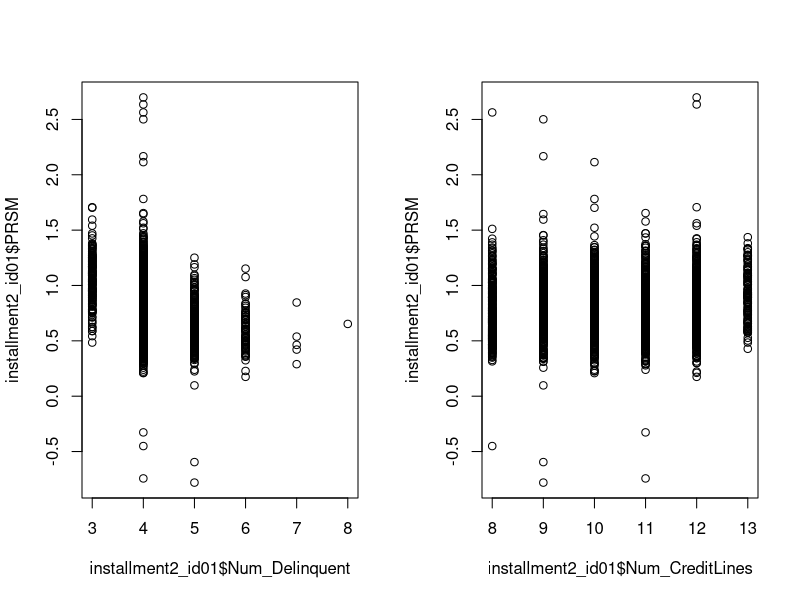
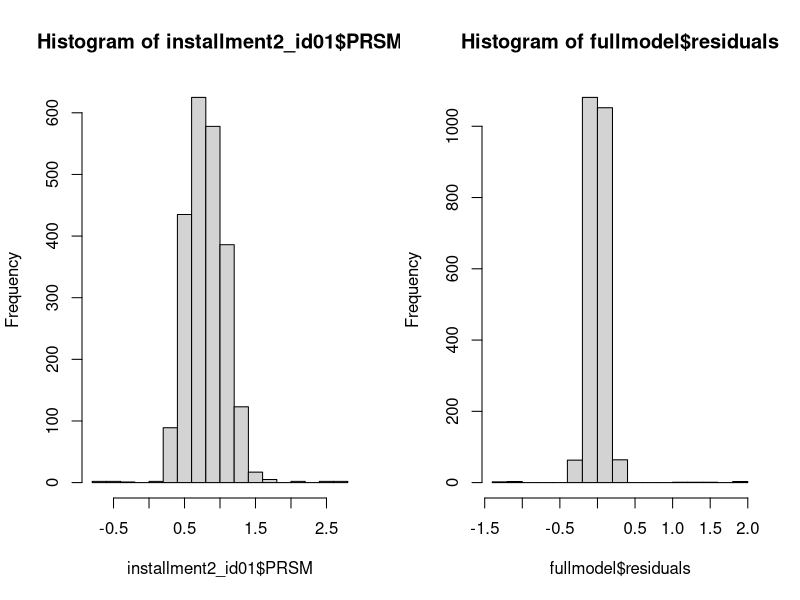

Here is the R script that generated these plots, in order: (Note: this script raises an error after producing the figures.)
## ---- chunk 1
#| label: setup
#| echo: false
#| warning: false

library(dplyr)
options(scipen = 999)
## ---- chunk 2
installment2_id01 <- read.csv("installment2_id01.csv")
str(installment2_id01)
summary(installment2_id01)

installment2_id01 <- installment2_id01 %>%
  mutate(NAICS = as.factor(NAICS),
         WomanOwned = as.factor(WomanOwned),
         FICO = case_when(
           (300 <= FICO)&(FICO <= 579) ~ "Poor",
           (580 <= FICO)&(FICO <= 669) ~ "Fair",
           (670 <= FICO)&(FICO <= 739) ~ "Good",
           (740 <= FICO)&(FICO <= 799) ~ "Very Good",
           (800 <= FICO)&(FICO <= 850) ~ "Excellent",
         ))
table(installment2_id01$FICO)

table(installment2_id01$NAICS)

par(mfrow=c(1,2))
plot(installment2_id01$Num_Delinquent, installment2_id01$PRSM)
plot(installment2_id01$Num_CreditLines, installment2_id01$PRSM)

# TODO: remove or transform to Num_Delinquent/Num_CreditLines
## ---- chunk 3
# TODO: outliers
## ---- chunk 4
str(installment2_id01)
fullmodel <- lm(PRSM ~ ., data = installment2_id01)
summary(fullmodel)

stepmodel <- step(fullmodel)
summary(stepmodel)

stress_model <- lm(PRSM ~ Stress, data = installment2_id01)
summary(stress_model)
## ---- chunk 5
#plot(installment2_id01[,c("PRSM", "TotalAmtOwed", "Volume",
#                          "Stress", "Num_Delinquent", "Num_CreditLines",
#                          "Months")])
#plot(log(installment2_id01$Months), installment2_id01$PRSM)
#plot(installment2_id01$NAICS, as.numeric(installment2_id01$PRSM))
#plot(fullmodel)
# y: assumptions on residuals. cant compare AIC etc
# x: linearity, outlier
constant <- abs(min(installment2_id01$PRSM)) + 0.01
fullmodel_shifted <- lm(PRSM + constant ~ ., data = installment2_id01)
library(MASS)
# maybe try log
hist(installment2_id01$PRSM)
hist(fullmodel$residuals)
boxcox(fullmodel_shifted, lambda = seq(-2, 2, 0.1))
library(car)
#crPlots(fullmodel)
#boxTidwell(PRSM + constant ~ TotalAmtOwed + Volume + Stress,
#           data = installment2_id01)
#plot(installment2_id01$PRSM, installment2_id01$FICO)
transformedmodel <- lm(PRSM ~ TotalAmtOwed + Volume + FICO + Stress,
           data = installment2_id01)
summary(transformedmodel)
